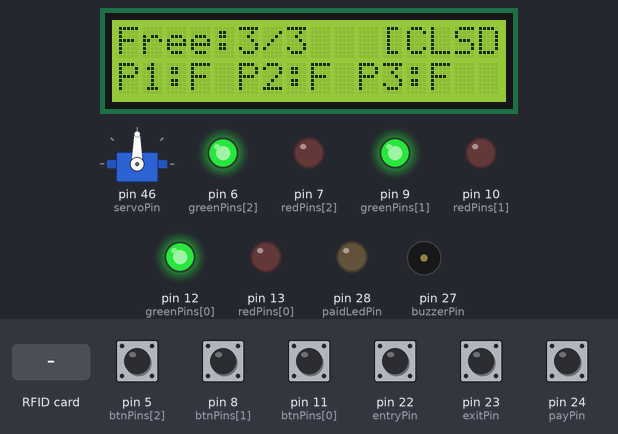
This sketch was run on a simulated Arduino Mega 2560, built with avr-gcc and run on an emulated ATmega2560. Parts: 16×2 character LCD, servo, output pins drawn as LEDs (lit = HIGH), buzzer (waves = sounding, pin HIGH). The inputs (shaded band) are chosen by the test bench; at power-on: pin 5 (btnPins[2]), pin 8 (btnPins[1]), pin 11 (btnPins[0]), pin 22 (entryPin), pin 23 (exitPin), pin 24 (payPin) HIGH. Pins used as bus, display or sensor lines are not drawn; what the sketch prints to the serial monitor is not drawn.

Above: at 2.7 s.
2.8 s: RFID card FD 1E 37 06 held to the reader
At 5.1 s:
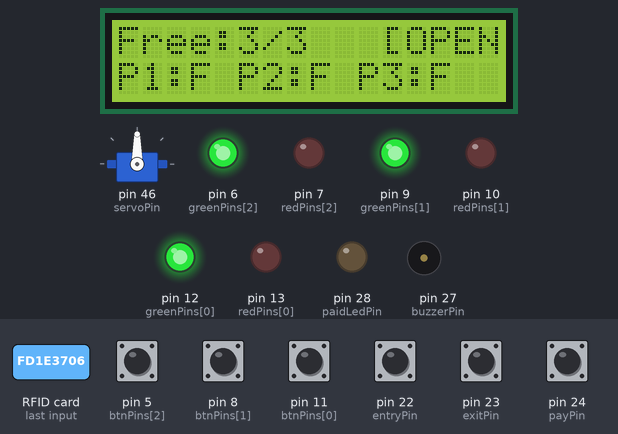
5.4 s: pin 24 (payPin) pulled LOW for 0.15 s
At 7.4 s:
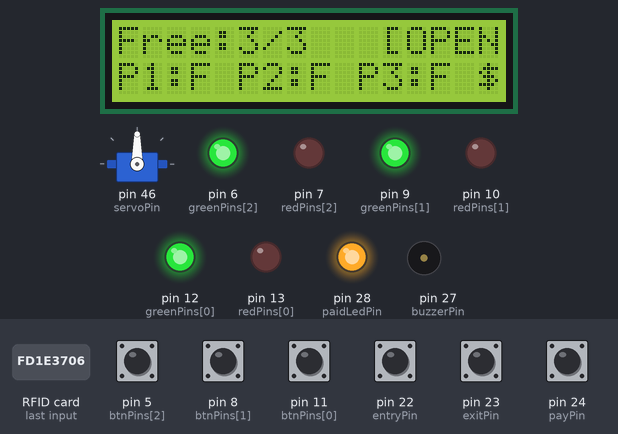
8.5 s: pin 5 (btnPins[2]) pulled LOW for 0.15 s
At 10.1 s:
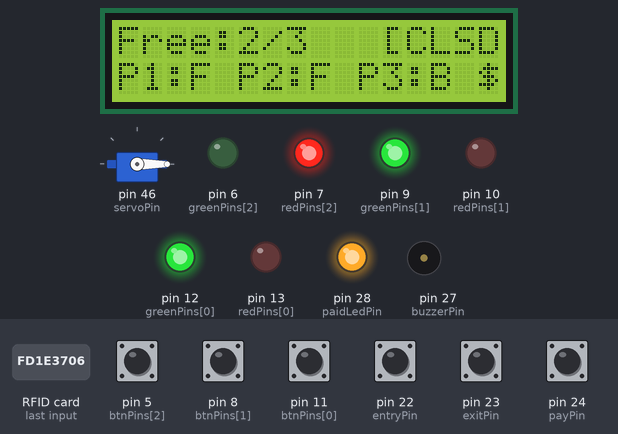
10.4 s: pin 23 (exitPin) pulled LOW for 0.15 s
At 12.6 s:
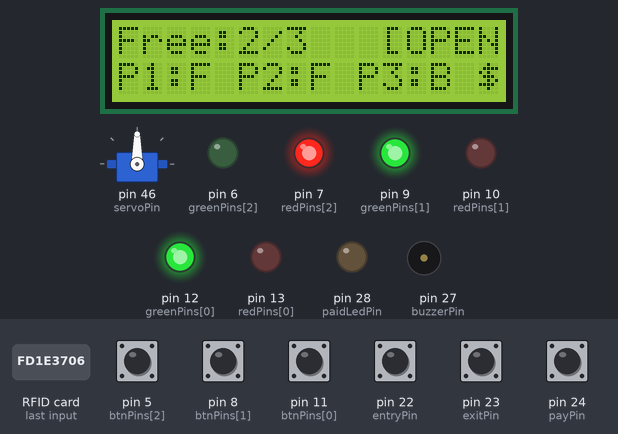
12.9 s: pin 8 (btnPins[1]) pulled LOW for 0.15 s
At 13.8 s:
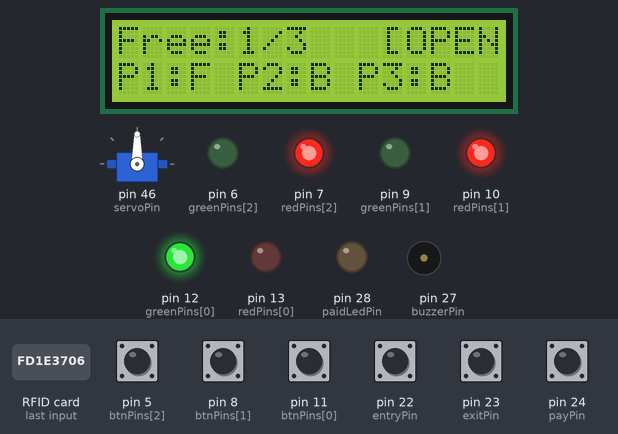
16.0 s: pin 11 (btnPins[0]) pulled LOW for 0.15 s
At 17.6 s:
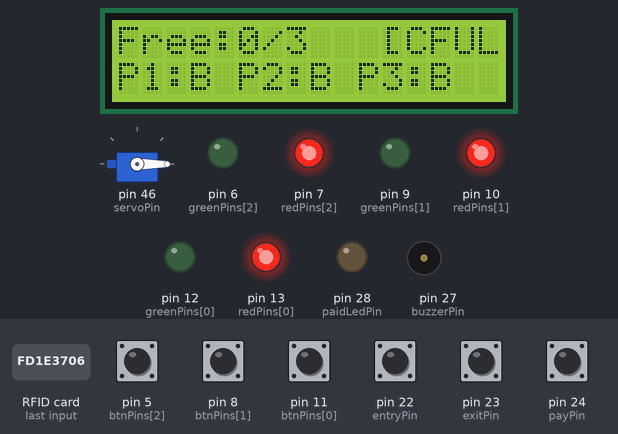
Timing chart, 0 to 18.6 s (numbered marks = the images above; inputs shaded):
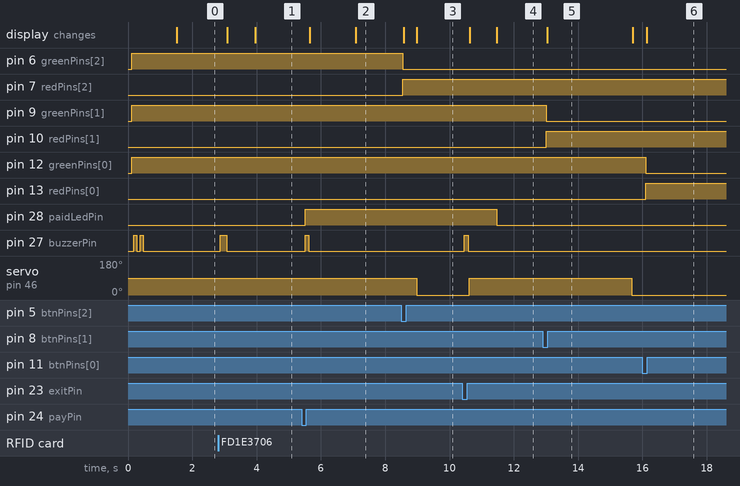

The sketch:

PROJEKAT_ENS.ino
```cpp
#include <Wire.h>
#include <LiquidCrystal_I2C.h>
#include <Servo.h>
#include <SPI.h>
#include <MFRC522.h>

#define I2C_ADDR 0x27
LiquidCrystal_I2C lcd(I2C_ADDR, 16, 2);
Servo rampServo;

// ----- RFID RC522 -----
#define SS_PIN   53
#define RST_PIN  49
MFRC522 rfid(SS_PIN, RST_PIN);

// ----- WHITELIST KARTICA -----
// Test UID-
const byte WHITELIST[][4] = {
  {0xFD, 0x1E, 0x37, 0x06},  // Kartica 1
  {0x46, 0x53, 0x19, 0x06}   // Kartica 2
};
const int WHITELIST_COUNT = 2;

// ----- PINOVI -----
const int redPins[3]   = {13, 10, 7};
const int greenPins[3] = {12, 9, 6};
const int btnPins[3]   = {11, 8, 5};

const int entryPin = 22;
const int exitPin  = 23;

// ===== PAYMENT + BUZZER + PAID LED =====
const int payPin     = 24;  // PAY button
const int buzzerPin  = 27;  // active buzzer
const int paidLedPin = 28;  // optional PAID LED

const int servoPin = 46;

bool busy[3] = {false, false, false};
bool lastBtn[3] = {HIGH, HIGH, HIGH};

bool lastEntryState = HIGH;
bool lastExitState  = HIGH;
bool lastPayState   = HIGH;

unsigned long rampLowerTime = 0;
bool rampIsLowered = true;
bool rampActive = false;

// payment state
bool needPay = false;
bool paid = false;
unsigned long entryStartMs = 0;

// RFID variables
unsigned long lastRfidRead = 0;
const unsigned long RFID_COOLDOWN = 1000; // 1 second cooldown

// ----- RFID FUNCTIONS -----
bool checkRFID() {
  // Check if new card is present
  if (!rfid.PICC_IsNewCardPresent()) {
    return false;
  }

  // Verify if the card can be read
  if (!rfid.PICC_ReadCardSerial()) {
    return false;
  }

  // Display UID on Serial Monitor for debugging
  Serial.print("UID tag: ");
  String content = "";
  for (byte i = 0; i < rfid.uid.size; i++) {
    Serial.print(rfid.uid.uidByte[i] < 0x10 ? " 0" : " ");
    Serial.print(rfid.uid.uidByte[i], HEX);
    content.concat(String(rfid.uid.uidByte[i] < 0x10 ? " 0" : " "));
    content.concat(String(rfid.uid.uidByte[i], HEX));
  }
  Serial.println();

  // Check against whitelist
  bool authorized = false;
  for (int i = 0; i < WHITELIST_COUNT; i++) {
    bool match = true;
    for (byte j = 0; j < 4; j++) {
      if (rfid.uid.uidByte[j] != WHITELIST[i][j]) {
        match = false;
        break;
      }
    }
    if (match) {
      authorized = true;
      break;
    }
  }

  // Halt PICC
  rfid.PICC_HaltA();

  return authorized;
}

void beepShort() {
  digitalWrite(buzzerPin, HIGH);
  delay(120);
  digitalWrite(buzzerPin, LOW);
}

void beepLong() {
  digitalWrite(buzzerPin, HIGH);
  delay(400);
  digitalWrite(buzzerPin, LOW);
}

void beep(int duration, int times = 1) {
  for (int i = 0; i < times; i++) {
    digitalWrite(buzzerPin, HIGH);
    delay(duration);
    digitalWrite(buzzerPin, LOW);
    if (i < times - 1) delay(100);
  }
}

void updateLeds() {
  for (int i = 0; i < 3; i++) {
    digitalWrite(redPins[i],   busy[i] ? HIGH : LOW);
    digitalWrite(greenPins[i], busy[i] ? LOW  : HIGH);
  }
}

void updateLcd() {
  lcd.clear();

  int freeCnt = 0;
  for (int i = 0; i < 3; i++) if (!busy[i]) freeCnt++;

  lcd.setCursor(0, 0);
  lcd.print("Free:");
  lcd.print(freeCnt);
  lcd.print("/3");

  lcd.setCursor(11, 0);
  lcd.print(rampIsLowered ? "[CLSD]" : "[OPEN]");

  if (freeCnt == 0) {
    lcd.setCursor(13, 0);
    lcd.print("FULL");
  }

  lcd.setCursor(0, 1);
  lcd.print("P1:");
  lcd.print(busy[0] ? "B " : "F ");

  lcd.setCursor(5, 1);
  lcd.print("P2:");
  lcd.print(busy[1] ? "B " : "F ");

  lcd.setCursor(10, 1);
  lcd.print("P3:");
  lcd.print(busy[2] ? "B" : "F");

  // PAID indikator (kratko)
  if (paid) {
    lcd.setCursor(15, 1);
    lcd.print("$");
  }
}

void showTempMsg(const char* l1, const char* l2, int ms) {
  lcd.clear();
  lcd.setCursor(0,0); lcd.print(l1);
  lcd.setCursor(0,1); lcd.print(l2);
  delay(ms);
  updateLcd();
}

void showTempMsg(String l1, String l2, int ms) {
  lcd.clear();
  lcd.setCursor(0,0); lcd.print(l1);
  lcd.setCursor(0,1); lcd.print(l2);
  delay(ms);
  updateLcd();
}

void openRamp() {
  if (rampIsLowered) {
    rampServo.write(90);
    rampIsLowered = false;
    rampActive = true;
    rampLowerTime = millis() + 5000;
    updateLcd();
  }
}

void closeRamp() {
  if (!rampIsLowered) {
    rampServo.write(0);
    rampIsLowered = true;
    rampActive = false;
    updateLcd();
  }
}

bool hasFreeSpot() {
  for (int i = 0; i < 3; i++) if (!busy[i]) return true;
  return false;
}

void setup() {
  // Initialize Serial for debugging
  Serial.begin(9600);
  Serial.println("Parking System with RFID Starting...");

  Wire.begin();
  lcd.init();
  lcd.backlight();
  lcd.clear();

  // Initialize RFID
  SPI.begin();
  rfid.PCD_Init();

  // Check RFID reader version
  byte version = rfid.PCD_ReadRegister(MFRC522::VersionReg);
  Serial.print("MFRC522 Version: 0x");
  Serial.print(version, HEX);

  if (version == 0x92) {
    Serial.println(" (v2.0)");
  } else if (version == 0x91 || version == 0x90) {
    Serial.println(" (v1.0)");
  } else {
    Serial.println(" (Unknown - check wiring!)");
  }

  rampServo.attach(servoPin);

  pinMode(buzzerPin, OUTPUT);
  pinMode(paidLedPin, OUTPUT);
  digitalWrite(buzzerPin, LOW);
  digitalWrite(paidLedPin, LOW);

  for (int i = 0; i < 3; i++) {
    pinMode(redPins[i], OUTPUT);
    pinMode(greenPins[i], OUTPUT);
    pinMode(btnPins[i], INPUT_PULLUP);
  }

  pinMode(entryPin, INPUT_PULLUP);
  pinMode(exitPin, INPUT_PULLUP);
  pinMode(payPin, INPUT_PULLUP);

  closeRamp();

  updateLeds();
  updateLcd();

  // Show welcome message
  lcd.clear();
  lcd.setCursor(0,0); lcd.print("RFID Parking");
  lcd.setCursor(0,1); lcd.print("System Ready");
  beep(100, 2);
  delay(1000);
  updateLcd();

  Serial.println("System ready. Scan RFID card to enter.");
}

void loop() {
  bool changed = false;
  unsigned long currentTime = millis();

  // --- 1) RFID ENTRY ---
  if (currentTime - lastRfidRead >= RFID_COOLDOWN) {
    if (checkRFID()) {
      lastRfidRead = currentTime;

      if (hasFreeSpot()) {
        // RFID authorized - create ticket
        needPay = true;
        paid = false;
        digitalWrite(paidLedPin, LOW);
        entryStartMs = currentTime;

        beep(200, 1);
        showTempMsg("RFID OK", "Welcome!", 800);
        openRamp();

        Serial.println("RFID authorized - entry granted");
      } else {
        beep(80, 3);
        showTempMsg("PARKING FULL", "Try later", 1200);
        Serial.println("RFID authorized but parking full");
      }
    }
  }

  // --- 2) ENTRY SENSOR (backup) ---
  bool currentEntryState = digitalRead(entryPin);
  if (lastEntryState == HIGH && currentEntryState == LOW) {
    delay(50);

    if (hasFreeSpot()) {
      // create "ticket" => must pay before exit
      needPay = true;
      paid = false;
      digitalWrite(paidLedPin, LOW);
      entryStartMs = currentTime;

      beepShort();
      openRamp();
      showTempMsg("ENTRY OK", "Ticket created", 800);
    } else {
      beepLong();
      showTempMsg("PARKING FULL", "Entry blocked", 900);
    }
  }
  lastEntryState = currentEntryState;

  // --- 3) PAY BUTTON ---
  bool currentPayState = digitalRead(payPin);
  if (lastPayState == HIGH && currentPayState == LOW) {
    delay(50);

    if (needPay && !paid) {
      unsigned long seconds = (currentTime - entryStartMs) / 1000;
      unsigned long priceKM = (seconds + 9) / 10; // 1KM per 10s

      paid = true;
      needPay = false;
      digitalWrite(paidLedPin, HIGH);

      beepShort();
      char l2[17];
      snprintf(l2, sizeof(l2), "%lus  %luKM", seconds, priceKM);
      showTempMsg("PAYMENT OK", l2, 1400);

      Serial.print("Payment processed: ");
      Serial.print(seconds);
      Serial.print("s, ");
      Serial.print(priceKM);
      Serial.println("KM");
    } else {
      beepLong();
      showTempMsg("NO TICKET", "Press ENTRY", 1100);
    }
  }
  lastPayState = currentPayState;

  // --- 4) EXIT SENSOR (ONLY IF PAID) ---
  bool currentExitState = digitalRead(exitPin);
  if (lastExitState == HIGH && currentExitState == LOW) {
    delay(50);

    if (paid) {
      beepShort();
      openRamp();
      showTempMsg("EXIT OK", "Goodbye!", 800);

      // reset payment
      paid = false;
      needPay = false;
      digitalWrite(paidLedPin, LOW);
      Serial.println("Exit granted - payment cleared");
    } else {
      beepLong();
      showTempMsg("PAY FIRST", "Exit blocked", 900);
    }
  }
  lastExitState = currentExitState;

  // --- 5) AUTO CLOSE RAMP AFTER 5s ---
  if (!rampIsLowered && rampActive && currentTime >= rampLowerTime) {
    closeRamp();
  }

  // --- 6) PARKING SPOTS VIA BUTTONS ---
  for (int i = 0; i < 3; i++) {
    bool now = digitalRead(btnPins[i]);
    if (lastBtn[i] == HIGH && now == LOW) {
      delay(30);
      busy[i] = !busy[i];
      changed = true;

      Serial.print("Parking spot ");
      Serial.print(i+1);
      Serial.print(": ");
      Serial.println(busy[i] ? "BUSY" : "FREE");
    }
    lastBtn[i] = now;
  }

  if (changed) {
    updateLeds();
    updateLcd();
  }

  delay(50);
}

// ----- FUNKCIJA ZA DODAVANJE NOVIH KARTICA -----
void addNewCardToWhitelist() {

}
```

Measured:
- after the input at 2.8 s, pin 27 (buzzerPin): LOW → HIGH after 0.07 s, → LOW 0.20 s later; the display: first changes after 0.29 s (image 1 shows a later state)
- after the input at 5.4 s, pin 28 (paidLedPin): LOW → HIGH after 0.11 s; pin 27 (buzzerPin): LOW → HIGH after 0.11 s, → LOW 0.12 s later; the display: first changes after 0.25 s (image 2 shows a later state)
- after the input at 8.5 s, pin 6 (greenPins[2]): HIGH → LOW at once; pin 7 (redPins[2]): LOW → HIGH at once; the display: first changes after 0.07 s (image 3 shows a later state)
- after the input at 10.4 s, pin 28 (paidLedPin): HIGH → LOW after 1.1 s; pin 27 (buzzerPin): LOW → HIGH after 0.06 s, → LOW 0.12 s later; servo on pin 46 (servoPin): 0° → 90° after 0.22 s; the display: first changes after 0.23 s (image 4 shows a later state)
- after the input at 12.9 s, pin 9 (greenPins[1]): HIGH → LOW after 0.10 s; pin 10 (redPins[1]): LOW → HIGH after 0.10 s; the display: changes after 0.13 s (image 5)
- after the input at 16.0 s, pin 12 (greenPins[0]): HIGH → LOW after 0.10 s; pin 13 (redPins[0]): LOW → HIGH after 0.10 s; the display: changes after 0.14 s (image 6)
